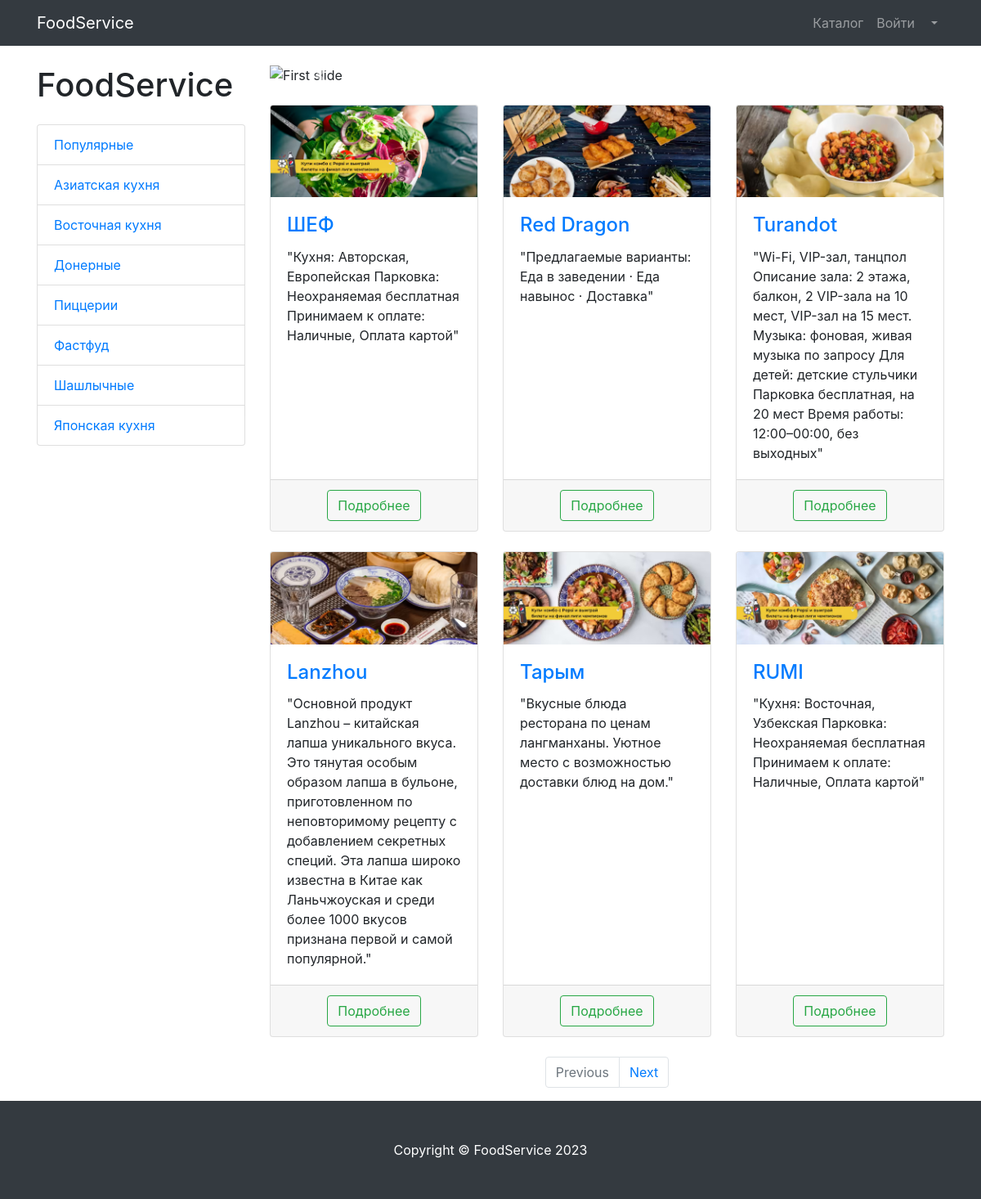
The app's page /restaurants with its own data.
### restaurants/models.py (models this page shows, shortened)
class RestaurantCategory(models.Model):
    name = models.CharField(max_length=256)
    description = models.TextField(max_length=1024)
    def __str__(self):
        return self.name

class Restaurant(models.Model):
    name = models.CharField(max_length=256)
    address = models.CharField(max_length=256)
    description = models.TextField(max_length=1024)
    category = models.ForeignKey(to=RestaurantCategory, on_delete=models.CASCADE)
    image = models.ImageField(upload_to='restaurant_image', null=True)

### restaurants/views.py (the view)
# urls.py: path('', include('restaurants.urls', namespace='restaurants')),
def restaurants(request, category_id=None):
    if category_id:
        category = RestaurantCategory.objects.get(id=category_id)
        restaurant_list = Restaurant.objects.filter(category=category)
    else:
        restaurant_list = Restaurant.objects.all()
    p = Paginator(restaurant_list, 6)
    page_number = request.GET.get('page')
    page_obj = p.get_page(page_number)
    context = {
        'title': "FoodService - Restaurants",
        'restaurants': restaurant_list,
        'categories': RestaurantCategory.objects.all(),
        'page_obj': page_obj,
    }
    return render(request, 'restaurants/restaurants.html', context)

### restaurants/templates/restaurants/restaurants.html (shortened to what this page needs)
{% load static %}
<!DOCTYPE html>
<html lang="en">
<head>
    <link href="{% static 'vendor/bootstrap/css/bootstrap.min.css' %}" rel="stylesheet">
    <link href="{% static 'vendor/css/products.css' %}" rel="stylesheet">
</head>
<body>
<nav class="navbar navbar-expand-lg navbar-dark bg-dark fixed-top">
    <div class="container">
        <a class="navbar-brand" href="{% url 'restaurants:index' %}">FoodService</a>
        <div class="collapse navbar-collapse" id="navbarResponsive">
            <ul class="navbar-nav ml-auto">
                <li class="nav-item">
                    <a class="nav-link" href="{% url 'restaurants:restaurants' %}">Каталог  </a>
                </li>
                <li class="nav-item">
                    <a class="nav-link" href="{% url 'users:login' %}">Войти </a>
                </li>
                <li class="nav-item dropdown">
                    <a class="nav-link dropdown-toggle" href="#" id="navbarDropdown" role="button"
                       data-bs-toggle="dropdown" aria-expanded="false">
                    </a>
                </li>
            </ul>
        </div>
    </div>
</nav>
<div class="container">
    <div class="row">
        <div class="col-lg-3">
            <h1 class="my-4">FoodService</h1>
            <div class="list-group">
                {% for category in categories %}
                <a href="{% url 'restaurants:category' category.id %}" class="list-group-item">{{ category }}</a>
                {% endfor %}
            </div>
        </div>
        <div class="col-lg-9">
            <div id="carouselExampleIndicators" class="carousel slide my-4" data-ride="carousel">
                <ol class="carousel-indicators">
                    <li data-target="#carouselExampleIndicators" data-slide-to="0" class="active"></li>
                    <li data-target="#carouselExampleIndicators" data-slide-to="1"></li>
                    <li data-target="#carouselExampleIndicators" data-slide-to="2"></li>
                </ol>
                <div class="carousel-inner" role="listbox">
                    <div class="carousel-item active">
                        <img class="d-block img-fluid" src="{% static 'vendor/img/slides/slide-1.jpg' %}" alt="First slide">
                    </div>
                </div>
                <a class="carousel-control-prev" href="#carouselExampleIndicators" role="button" data-slide="prev">
                    <span class="carousel-control-prev-icon" aria-hidden="true"></span>
                </a>
                <a class="carousel-control-next" href="#carouselExampleIndicators" role="button" data-slide="next">
                    <span class="carousel-control-next-icon" aria-hidden="true"></span>
                </a>
            </div>
            <div class="row">
                {% for restaurant in page_obj %}
                <div class="col-lg-4 col-md-6 mb-4">
                    <div class="card h-100">
                        <a href="#">
                            <img class="card-img-top"
                                 src={{restaurant.image.url}}
                                 alt="">
                        </a>
                        <div class="card-body">
                            <h4 class="card-title">
                                <a href="#">{{restaurant.name}}</a>
                            </h4>
                            <p class="card-text">"{{restaurant.description}}"</p>
                        </div>
                        <div class="card-footer text-center">
                            <a type="button" class="btn btn-outline-success"
                               href="{% url 'restaurants:restaurant' restaurant.id %}">
                                Подробнее</a>
                        </div>
                    </div>
                </div>
                {% endfor %}
            </div>
            <nav aria-label="Page navigation example">
                <ul class="pagination justify-content-center">
                    {% if not page_obj.has_previous %}
                        <li class="page-item disabled">
                            <a class="page-link" href="#" tabindex="-1" aria-disabled="true">Previous</a>
                        </li>
                    {% endif %}
                    {% if page_obj.has_next %}
                    <li class="page-item">
                        <a class="page-link" href="?page={{ page_obj.next_page_number }}">Next</a>
                    </li>
                    {% endif %}
                </ul>
            </nav>
        </div>
    </div>
</div>
<footer class="py-5 bg-dark">
    <div class="container">
        <p class="m-0 text-center text-white">Copyright &copy; FoodService 2023</p>
    </div>
</footer>
</body>
</html>

### records on screen
RestaurantCategory: name "Популярные"
RestaurantCategory: name "Азиатская кухня"
RestaurantCategory: name "Восточная кухня"
RestaurantCategory: name "Донерные"
RestaurantCategory: name "Пиццерии"
RestaurantCategory: name "Фастфуд"
RestaurantCategory: name "Шашлычные"
RestaurantCategory: name "Японская кухня"
Restaurant: image (picture), name "ШЕФ", description "Кухня: Авторская, Европейская Парковка: Неохраняемая бесплатная Принимаем к оплате: Наличные, Оплата картой"
Restaurant: image (picture), name "Red Dragon", description "Предлагаемые варианты: Еда в заведении · Еда навынос · Доставка"
Restaurant: image (picture), name "Turandot", description "Wi-Fi, VIP-зал, танцпол Описание зала: 2 этажа, балкон, 2 VIP-зала на 10 мест, VIP-зал на 15 мест. Музыка: фоновая, живая музыка по запросу Для детей: детские стульчики Парковка бесплатная, на 20 мест Время работы: 12:00–00:00, без выходных"
Restaurant: image (picture), name "Lanzhou", description "Основной продукт Lanzhou – китайская лапша уникального вкуса. Это тянутая особым образом лапша в бульоне, приготовленном по неповторимому рецепту с добавлением секретных специй. Эта лапша широко известна в Китае как Ланьчжоуская и среди более 1000 вкусов признана первой и самой популярной."
Restaurant: image (picture), name "Тарым", description "Вкусные блюда ресторана по ценам лангманханы. Уютное место с возможностью доставки блюд на дом."
Restaurant: image (picture), name "RUMI", description "Кухня: Восточная, Узбекская Парковка: Неохраняемая бесплатная Принимаем к оплате: Наличные, Оплата картой"
